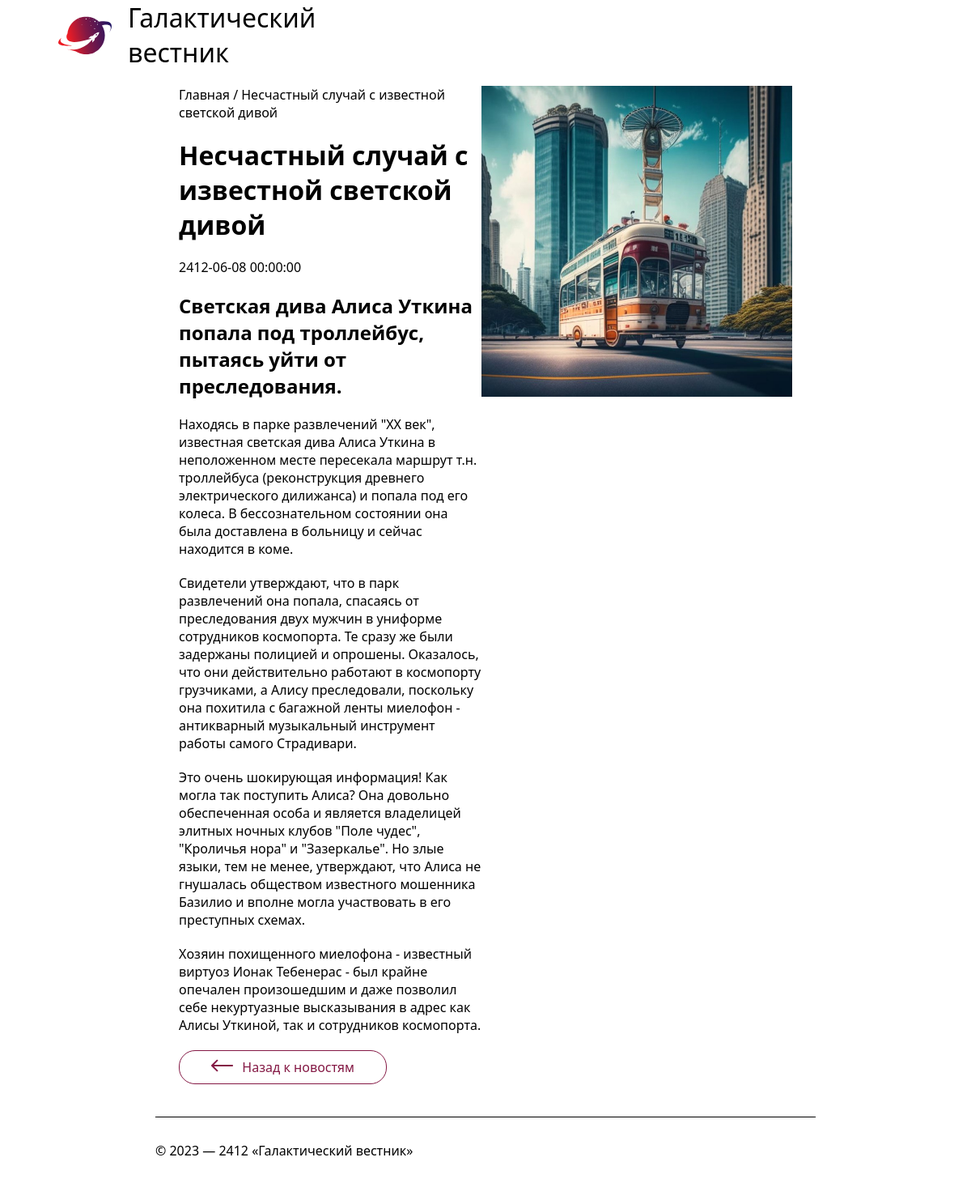
The app's page /core/views/news_podr.php?id=15 with its own data.
### tables this page shows
CREATE TABLE `news` (
  `id` int(11) unsigned NOT NULL AUTO_INCREMENT,
  `date` datetime NULL DEFAULT NULL,
  `title` varchar(250) NOT NULL DEFAULT '',
  `announce` text NULL DEFAULT NULL,
  `content` text NULL DEFAULT NULL,
  `image` varchar(250) NOT NULL DEFAULT '',
  PRIMARY KEY (`id`),
  KEY `id` (`id`),

  KEY `idx_news_date` (`date`));

### core/views/news_podr.php (the view, shortened to what this page needs)
<link rel="stylesheet" href="/style.css">
<?php
include $_SERVER['DOCUMENT_ROOT'] . '/header.php';
include '../db.php';
$newsId = isset($_GET['id']) ? $_GET['id'] : 0;
$query = "SELECT * FROM news WHERE id = ?";
$stmt = $pdo->prepare($query);
$stmt->execute([$newsId]);
$fullNews = $stmt->fetchAll(PDO::FETCH_ASSOC);
foreach ($fullNews as $page) {
?>
<div class="news_page ">
    <div>
        <p>Главная / <?=$page['title']?></p>
        <h1><?=$page['title']?></h1>
        <p><?=$page['date']?></p>
        <h2><?=$page['announce']?></h2>
        <?=$page['content']?>
        <a class="news" href='/'>Назад к новостям
        </a>
    </div>
    <img src="/images/<?=$page['image']?>" alt="">
</div>
<?
}
include $_SERVER['DOCUMENT_ROOT'] . '/footer.php';
?>

### style.css (style rules this page uses)
* { font-family: system-ui, -apple-system, BlinkMacSystemFont, 'Segoe UI', Roboto, Oxygen, Ubuntu, Cantarell, 'Open Sans', 'Helvetica Neue', sans-serif; margin: 0; }
body { text-decoration: none; margin: 0; padding: 0; }
.news { width: 440px; gap: 10px; display: flex; flex-direction: column; align-content: flex-start; justify-content: space-between; align-items: baseline; }
.news_page { display: flex; flex-wrap: nowrap; padding: 20px 221px; }
.news_page div { display: flex; flex-direction: column; gap: 20px; }
.news_page img { height: 32vw; }
.news_page a { display: flex; border-radius: 20px; padding: 9px 39px; border: 1px solid #841844; text-decoration: none; width: 177px; flex-direction: row; color: #841844; }
.news_page a svg { fill: #841844; margin-bottom: -3px; transform: rotate(180deg); }

### records on screen
news: title "Несчастный случай с известной светской дивой", date "2412-06-08 00:00:00", announce "Светская дива Алиса Уткина попала под троллейбус, пытаясь уйти от преследования.", content "Находясь в парке развлечений \"XX век\", известная светская дива Алиса Уткина в неположенном месте пересекала маршрут т.н. троллейбуса (реконструкция древнего электрического дилижанса) и попала под его колеса. В бессознательном состоянии она была доставлена в больницу и сейчас находится в коме. Свидетели утверждают, что в парк развлечений она попала, спасаясь от преследования двух мужчин в униформе сотрудников космопорта. Те сразу же были задержаны полицией и опрошены. Оказалось, что они действительно работают в космопорту грузчиками, а Алису преследовали, поскольку она похитила с багажной ленты миелофон - антикварный музыкальный инструмент работы самого Страдивари. Это очень шокирующая…", image (picture)
